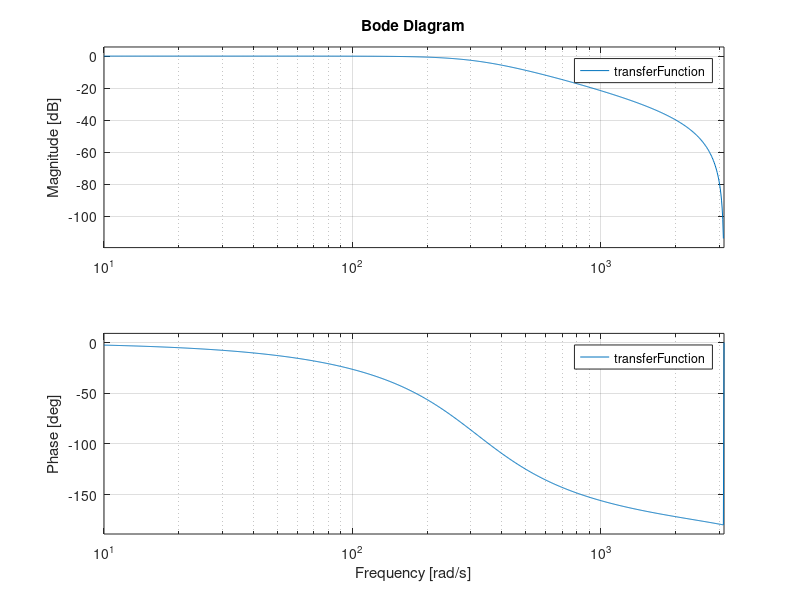

MATLAB code for this plot:
%       UTN - FRP
%
%       Low Pass
%   IIR Digital Filter
%
%     by Marcos Huck
%   <marcos@huck.com.ar>

clear all;
clc;

cutoff = 50; % Cutoff frequency in Hertz
sample = 1000; % Sample frequency in Hertz
order = 2; % Filter order

normalizedFrequency = cutoff / (sample / 2);

[num, den] = butter(order, normalizedFrequency);

transferFunction = filt(num, den, 1/sample);

bode(transferFunction);